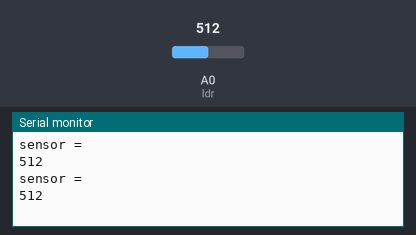
Bench run of a sketch on a simulated Arduino Uno, built with avr-gcc and run on an emulated ATmega328P. On the bench: the last lines printed to the serial monitor. The inputs (shaded band) are chosen by the test bench; at power-on: A0 (ldr) = 512.

Above: at 2.9 s.
3.0 s: A0 (ldr) set to 716
At 5.5 s:
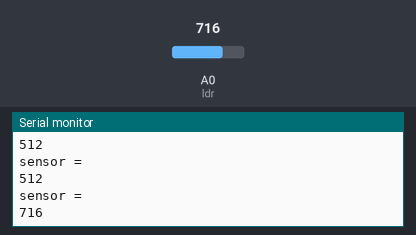
5.8 s: A0 (ldr) set to 900
At 7.2 s:
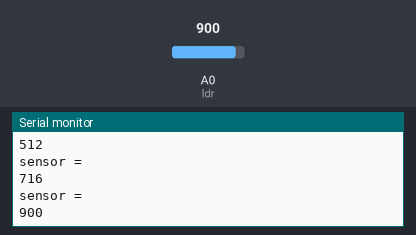
Timing chart, 0 to 8.8 s (numbered marks = the images above; inputs shaded):
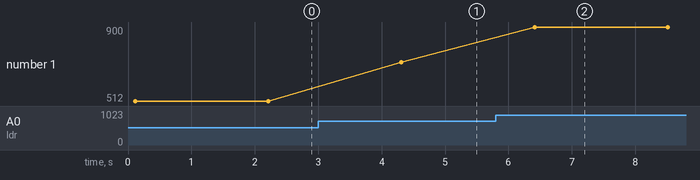

The sketch:

sketch_apr28a.ino
```cpp
int led=2;
int ldr=A0;
int SensorV=0;

void setup() {
  pinMode(led, OUTPUT);// put your setup code here, to run once:
  pinMode(led, INPUT);
  Serial.begin(9600);
}

void loop() {
  SensorV=analogRead(ldr);
  delay(100);
  Serial.println("sensor = ");
  Serial.println(SensorV);

  digitalWrite(led, HIGH);
  delay(1000);
  digitalWrite(led, LOW);
  delay(1000);
  // put your main code here, to run repeatedly:

}
```

Measured:
- after the input at 3.0 s, the serial monitor: prints a new line after 1.3 s (image 1)
- after the input at 5.8 s, the serial monitor: prints a new line after 0.61 s (image 2)
- plotted number 1: 512 → 716 after the input at 3.0 s, 716 → 900 after the input at 5.8 s
